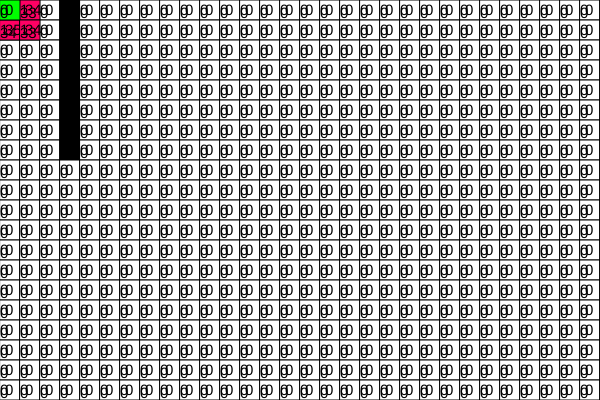
Frame 1 (no input)
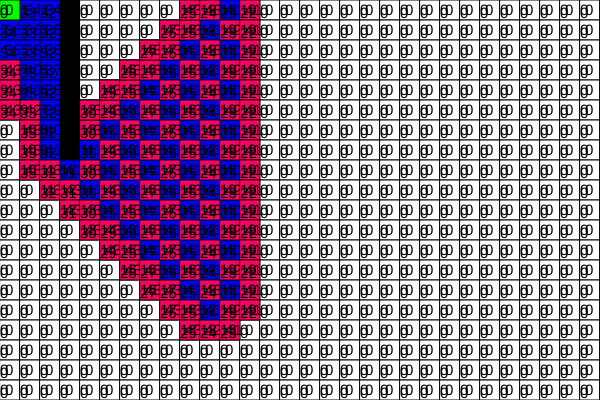
Frame 60 (no input)
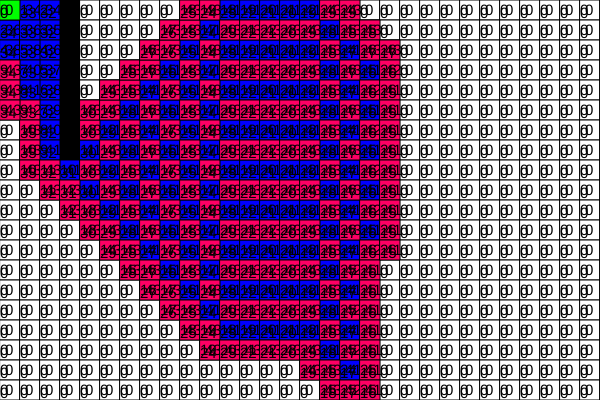
Frame 120 (the mouse pressed at the canvas centre since frame 60)

The p5.js sketch that drew these frames (run headless with seeded random() and noise() and a simulated clock; from frame 60 on, the mouse is pressed at the canvas centre):

// p5.js sketch
// ── sketch.js
const ROWS = 20;
const COLS = 35;
let CELLSIZE;

let grid;
let source;
let target;
let openList = Array();
let closedList = Array();

function setup() {
  const DISPLAYHEIGHT = displayHeight - 200;
  const DISPLAYWIDTH = displayWidth - 200;
  CELLSIZE = DISPLAYHEIGHT / ROWS;

  createCanvas(DISPLAYWIDTH, DISPLAYHEIGHT);
  background(0);

  grid = initGrid();

  grid[3][0].isBlocked = true;
  grid[3][1].isBlocked = true;
  grid[3][2].isBlocked = true;
  grid[3][3].isBlocked = true;
  grid[3][4].isBlocked = true;
  grid[3][5].isBlocked = true;
  grid[3][6].isBlocked = true;
  grid[3][7].isBlocked = true;

  source = grid[0][0]
  target = grid[COLS - 1][ROWS - 1]

  openList.push(source);
}

function draw() {
  traverse();

  closedList.forEach(node => node.show(color(0, 0, 255)));
  openList.forEach(node => node.show(color(255, 0, 100)));

  source.show(color(0, 255, 0));
  target.show(color(255, 0, 0));
}

  // TODO: Last node -1 for some reason
// ── Cell.js
const Cell = function(i, j) {
  this.x = i;
  this.y = j;
  this.centerX = this.x * CELLSIZE + CELLSIZE / 2
  this.centerY = this.y * CELLSIZE + CELLSIZE / 2
  this.f = 0;
  this.g = 0;
  this.h = 0;
  this.parent = null;
  this.isBlocked = false;
  this.successors = [];

  this.show = function (cellColor) {
    fill(cellColor);
    rect(this.x * CELLSIZE, this.y * CELLSIZE, CELLSIZE, CELLSIZE);
    fill(color(0))
    textSize(15)
    text(this.f, this.centerX - 5, this.centerY + 5);
    text(this.h, this.centerX - CELLSIZE / 2, this.centerY + CELLSIZE / 2 - 2);
    text(this.g, this.centerX - CELLSIZE / 2, this.centerY - CELLSIZE / 2 + 15);
  }

  this.addSuccessors = function (grid) {
    for (let j = this.y - 1; j < this.y + 2; j++) {
      for (let i = this.x - 1; i < this.x + 2; i++) {
        if (
          i >= 0 &&
          j >= 0 &&
          i < COLS &&
          j < ROWS
        ) {
          if (!(i === this.x && j === this.y) && !grid[i][j].isBlocked) {
            grid[i][j].parent = this;
            this.successors.push(grid[i][j]);
          }
        }
      }
    }
  }

  // Approximate Heuristic - Diagonal Distance
  this.getDistance = function (child) {
    const x = Math.abs(child.x - this.x);
    const y = Math.abs(child.y - this.y);
    return x > y ? x : y;
  }
}
// ── Grid.js
const initGrid = function () {
  // Initializing Grid
  let grid = new Array(COLS);
  for (let x = 0; x < grid.length; x++) {
    grid[x] = new Array(ROWS);
  }

  for (let y = 0; y < ROWS; y++) {
    for (let x = 0; x < COLS; x++) {
      grid[x][y] = new Cell(x, y, CELLSIZE);
    }
  }

  return grid;
}
// ── Search.js
const traverse = function() {
  // Get smallest f node in open list
  let indexOfCurrent = 0;
  let current = openList[0];
  for (let x = 0; x < openList.length; x++) {
    if (openList[x].f < current.f) {
      current = openList[x];
      indexOfCurrent = x;
    }
  }

  if (current === target) {
    noLoop();
    return;
  }

  // Traversing
  if (indexOfCurrent > -1) {
    openList.splice(indexOfCurrent, 1);
  }

  closedList.push(current);
  current.addSuccessors(grid);
  current.successors.forEach(child => {
    if (closedList.includes(child)) {
      return;
    }

    child.g = current.g + current.getDistance(child);
    child.h = target.getDistance(child);
    child.f = child.g + child.h;

    if (openList.includes(child) && child.g > current.g) {
      return;
    }

    openList.push(child);
  });

  for (let y = 0; y < ROWS; y++) {
    for (let x = 0; x < COLS; x++) {
      node = grid[x][y];
      if (node.isBlocked) {
        node.show(color(0));
      } else {
        node.show(color(255));
      }
    }
  }
}
